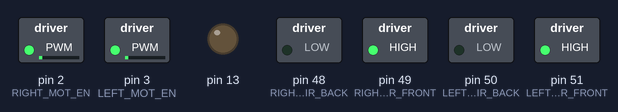
Bench run of a sketch on a simulated Arduino Mega 2560, built for the host (arithmetic inside an expression is 32-bit, double 64-bit). On the bench: switched loads named in the sketch (green lamp = pin HIGH), output pins drawn as LEDs (lit = HIGH).

Above: at 0.1 s.
At 5.6 s:
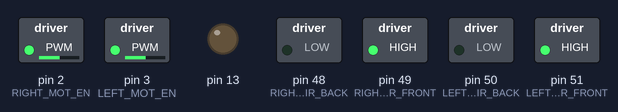
At 9.6 s:
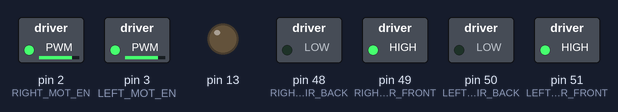
At 19.1 s:
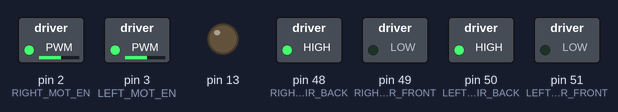
At 28.6 s:
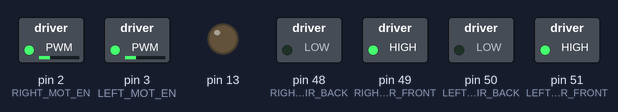
At 38.1 s:
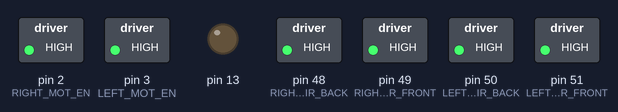
Timing chart, 0 to 40.0 s (numbered marks = the images above):
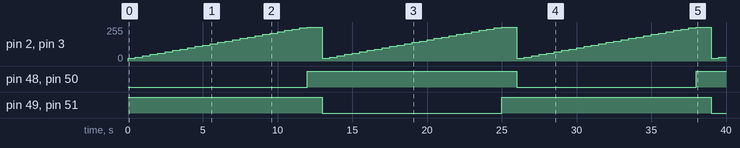

Measured:
- by itself, pin 2 (RIGHT_MOT_EN), pin 3 (LEFT_MOT_EN): ramps from 20/255 to 255/255 and jumps back, once every 13.0 s
- by itself, pin 48 (RIGHT_MOT_DIR_BACK), pin 50 (LEFT_MOT_DIR_BACK): LOW → HIGH at 12.0 s, → LOW 14.0 s later, → HIGH 12.0 s later
- by itself, pin 49 (RIGHT__MOT_DIR_FRONT), pin 51 (LEFT_MOT_DIR_FRONT): alternates HIGH for 13.5 s and LOW for 12.0 s

The sketch:

dc_motors.ino
```cpp
// Do not remove the include below
#include "dc_motors.h"

/*
 * This program moves a pair of motors of my robot
 * back and forward at different speeds
 */


/*
 * My functions
 */
/* Moves the left wheel forward
 * motor: LEFT or RIGHT (0 or 1)
 * dir: FORWARD or BACKWARD (+1 or -1) to choose the motor direction
 * speed: a value between 0 and 255
 */
void move_motor(int motor, int dir, int speed) {
	if (motor == LEFT) {
		if (dir == FORWARD) {
			digitalWrite(LEFT_MOT_DIR_FRONT, 1);
			digitalWrite(LEFT_MOT_DIR_BACK, 0);
			analogWrite(LEFT_MOT_EN, speed);
		} else if (dir == BACKWARD) {
			digitalWrite(LEFT_MOT_DIR_FRONT, 0);
			digitalWrite(LEFT_MOT_DIR_BACK, 1);
			analogWrite(LEFT_MOT_EN, speed);
		} else {
			//Stop if received an wrong direction
			digitalWrite(LEFT_MOT_DIR_FRONT, 0);
			digitalWrite(LEFT_MOT_DIR_BACK, 0);
			analogWrite(LEFT_MOT_EN, 0);
		}

	} else if (motor == RIGHT) {
		if (dir == FORWARD) {
			digitalWrite(RIGHT__MOT_DIR_FRONT, 1);
			digitalWrite(RIGHT_MOT_DIR_BACK, 0);
			analogWrite(RIGHT_MOT_EN, speed);
		} else if (dir == BACKWARD) {
			digitalWrite(RIGHT__MOT_DIR_FRONT, 0);
			digitalWrite(RIGHT_MOT_DIR_BACK, 1);
			analogWrite(RIGHT_MOT_EN, speed);
		} else {
			//Stop if received an wrong direction
			digitalWrite(RIGHT__MOT_DIR_FRONT, 0);
			digitalWrite(RIGHT_MOT_DIR_BACK, 0);
			analogWrite(RIGHT_MOT_EN, 0);
		}

	}

}

/* Hard stop of motor
 * motor: LEFT or RIGHT (0 or 1)
 */
void hard_stop(int motor) {
	//Stop if received an wrong direction
	if (motor == LEFT) {
		digitalWrite(LEFT_MOT_DIR_FRONT, 1);
		digitalWrite(LEFT_MOT_DIR_BACK, 1);
		analogWrite(LEFT_MOT_EN, 255);
	} else if (motor == RIGHT) {
		//Stop if received an wrong direction
		digitalWrite(RIGHT__MOT_DIR_FRONT, 1);
		digitalWrite(RIGHT_MOT_DIR_BACK, 1);
		analogWrite(RIGHT_MOT_EN, 255);
	}
}

/* Soft stop of motor
 * motor: LEFT or RIGHT (0 or 1)
 */
void soft_stop(int motor) {
	//Stop if received an wrong direction
	if (motor == LEFT) {
		digitalWrite(LEFT_MOT_DIR_FRONT, 0);
		digitalWrite(LEFT_MOT_DIR_BACK, 0);
		analogWrite(LEFT_MOT_EN, 0);
	} else if (motor == RIGHT) {
		//Stop if received an wrong direction
		digitalWrite(RIGHT__MOT_DIR_FRONT, 0);
		digitalWrite(RIGHT_MOT_DIR_BACK, 0);
		analogWrite(RIGHT_MOT_EN, 0);
	}
}

/*
 * Arduino SETUP
 */
void setup() {
	pinMode(13, OUTPUT);
	pinMode(LEFT_MOT_DIR_BACK, OUTPUT);
	pinMode(LEFT_MOT_DIR_FRONT, OUTPUT);
	pinMode(LEFT_MOT_EN, OUTPUT);
	pinMode(RIGHT_MOT_DIR_BACK, OUTPUT);
	pinMode(RIGHT__MOT_DIR_FRONT, OUTPUT);
	pinMode(RIGHT_MOT_EN, OUTPUT);
}

/*
 * Arduino MAIN LOOP
 */
void loop() {
	//I will just keep the loop waiting for a message
	//in the ros topic
	int i = 20;

	while (i <= 250) {
		move_motor(RIGHT, FORWARD, i);
		move_motor(LEFT, FORWARD, i);
		i += 10;
		delay(500);
	}
	i = 20;
	hard_stop(LEFT);
	hard_stop(RIGHT);
	delay(1000);
	while (i <= 250) {
		move_motor(RIGHT, BACKWARD, i);
		move_motor(LEFT, BACKWARD, i);
		delay(500);
		i += 10;
	}
	hard_stop(LEFT);
	hard_stop(RIGHT);
	delay(1000);

	delay(1);
}
```

.ino.cpp
```cpp
#ifdef __IN_ECLIPSE__
//This is a automatic generated file
//Please do not modify this file
//If you touch this file your change will be overwritten during the next build
//This file has been generated on 2016-12-16 10:12:51

#include "Arduino.h"
#include "dc_motors.h"
void move_motor(int motor, int dir, int speed) ;
void hard_stop(int motor) ;
void soft_stop(int motor) ;
void setup() ;
void loop() ;

#include "dc_motors.ino"


#endif
```

dc_motors.h
```cpp
// Only modify this file to include
// - function definitions (prototypes)
// - include files
// - extern variable definitions
// In the appropriate section

#ifndef _dc_motors_H_
#define _dc_motors_H_
#include "Arduino.h"
//add your includes for the project ros_dc_motor here

/*******************************
 * Define the material
 ******************************/
#define RIGHT__MOT_DIR_FRONT 49
#define RIGHT_MOT_DIR_BACK 48
#define RIGHT_MOT_EN 2 //enable
#define LEFT_MOT_DIR_FRONT 51
#define LEFT_MOT_DIR_BACK 50
#define LEFT_MOT_EN 3 //enable
#define BACKWARD -1  //moves backwards


/*******************************
 * Other tags
 *******************************/
#define FORWARD 1
#define LEFT 1
#define RIGHT 0

//end of add your includes here
#ifdef __cplusplus
extern "C" {
#endif
void loop();
void setup();
#ifdef __cplusplus
} // extern "C"
#endif

//add your function definitions for the project dc_motors here


//Do not add code below this line
#endif /* _dc_motors_H_ */
```
